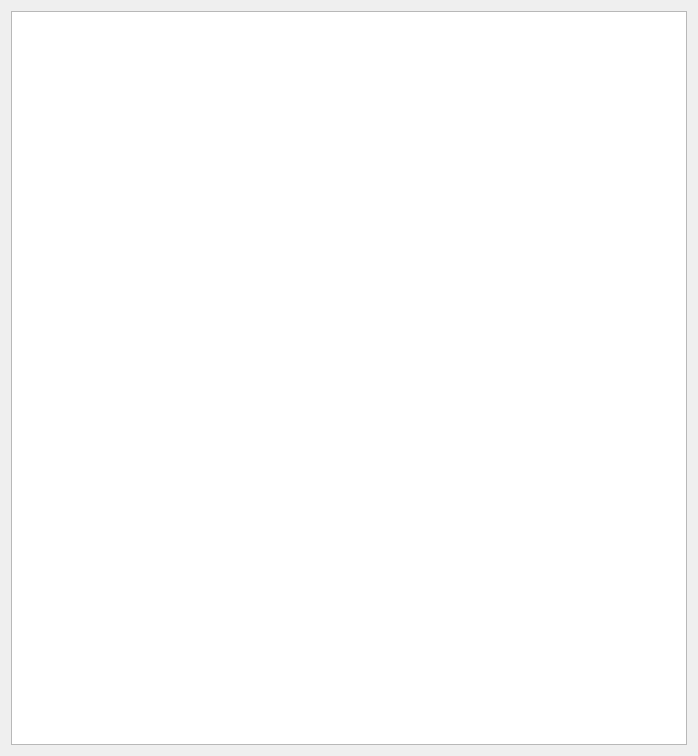
<?xml version="1.0" encoding="UTF-8"?>
<ui version="4.0">
 <class>ReaderType</class>
 <widget class="QWidget" name="ReaderType">
  <property name="geometry">
   <rect>
    <x>0</x>
    <y>0</y>
    <width>698</width>
    <height>756</height>
   </rect>
  </property>
  <property name="windowTitle">
   <string>Form</string>
  </property>
  <layout class="QVBoxLayout" name="verticalLayout">
   <item>
    <widget class="QTableView" name="tableView">
     <property name="contextMenuPolicy">
      <enum>Qt::ActionsContextMenu</enum>
     </property>
    </widget>
   </item>
  </layout>
  <action name="actionNew">
   <property name="text">
    <string>新建</string>
   </property>
  </action>
  <action name="actionRemove">
   <property name="text">
    <string>删除</string>
   </property>
  </action>
  <action name="actionSubmit">
   <property name="text">
    <string>提交</string>
   </property>
  </action>
 </widget>
 <resources/>
 <connections/>
</ui>
